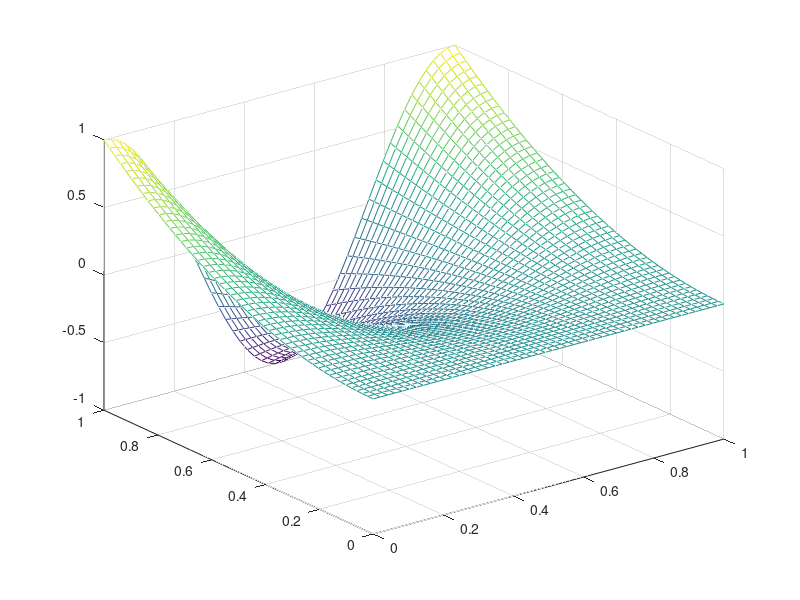

Here is the MATLAB script that generated this plot: (Note: this script raises an error after producing the figure.)
%Domain Dimensions
X1=1;
X2=1;

%Spatial Mesh Size
N = 50;
h = 1/(N-1); %There are N gridpoints including the endpoints which are each 
             %h apart
%Max time  
T=10;

%Temporal Mesh Size
TN = 20;
tau = 1/TN; %There are TN Temporal Gridpoints not including t=0 which are 
            %each tau apart

%Initial conditions
Omegax1 = X1*h.*(0:N-1);
Omegax2 = X2*h.*(0:N-1);
[OmegaX1,OmegaX2]=meshgrid(Omegax1,Omegax2);
%Omega=meshgrid(Omegax1,Omegax2)

%u0 = @(x1,x2) 1./(1+exp(-80.*(x1-0.5)));
%u0=@(x1,x2) cos(2*pi.*x1).*sin(2*pi.*x2);
u0=@(x1,x2) cos(2*pi.*x1).*(x2.^2);

U0 = u0(OmegaX1,OmegaX2);
figure
mesh(OmegaX1,OmegaX2,U0)

%Recognition parameter
r=1;
%Familiarity parameter
s = 0.1;

%Plot limits:
x1lims = [0,X1*h*(N-1)];
x2lims = [0,X2*h*(N-1)];
zlims = [min(U0,[],'all'),max(U0,[],'all')];

figure
title('animation')
u=U0;
for i = 1:1000
    %compute derivative wrt time
    dt = zeros(size(U0));
    for j = (1:length(OmegaX1))
        for k = (1:length(OmegaX2))
            x1 = OmegaX1(k,j);
            j;
            x2 = OmegaX2(k,j);
            k;
            u;
            K=Kernel(sqrt((x1-OmegaX1).^2+(x2-OmegaX2).^2),s);
            D = DifIntSurfaceCPT(u,j,k,r);
            %c = sum(K.*D.*h^2,'all');
            %intfirst = trapz(K.*D);
            %intsecond = trapz(intfirst)*h^2;
            c = trapz(trapz(K.*D))*h^2;
            dt(k,j)=c;
        end
    end
    dt;
    u = u+(tau.*dt);
    mesh(OmegaX1,OmegaX2,u)
    xlabel('x1');
    ylabel('x2');
    zlabel('u(x1,x2)');
    xlim(x1lims);
    ylim(x2lims);
    zlim(zlims);
    drawnow
end


%function K = Kernel(x)
%    idx = (x==0);
%    K = (1-idx).*(1./x.^4);
%    K(isnan(K))=2^16;
%end

function K = Kernel(x,s)
    K = 1/(s*sqrt(2*pi))*exp((x).^2./(-2*s^2));
end

function R = DifIntSurface(u,j,k,r)
    d = u(k,j)-u;
    R = -2/r.*d.*exp(-1/r.*d.^2);
end


function R = DifIntSurfaceCPT(u,j,k,r)
    d = u(k,j)-u;
    idx = abs(d)<0.25;
    R = (idx).*-2/r.*d.*exp(-1/r.*d.^2);
end
